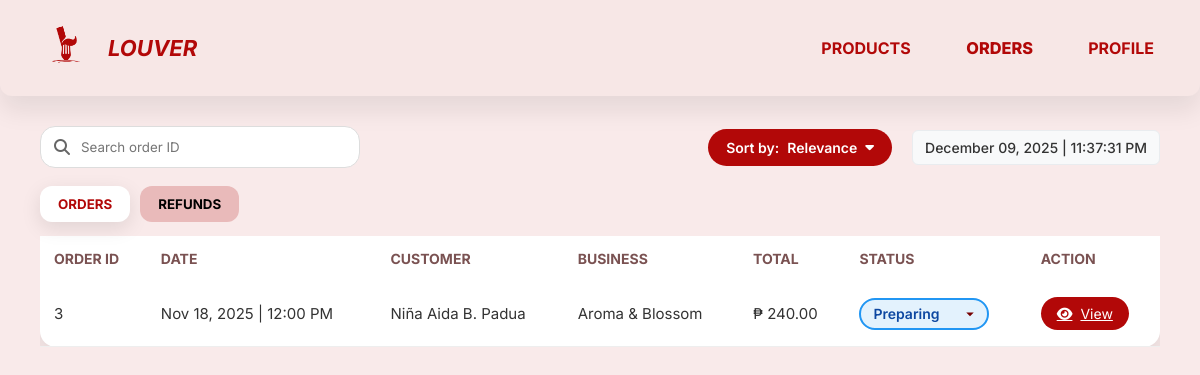
Page /html/business-owner/business-owner-myorders.php (signed in) on the committed database.
### tables this page shows
CREATE TABLE IF NOT EXISTS `orders` (
  `order_id` int NOT NULL AUTO_INCREMENT,
  `customer_id` int NOT NULL,
  `vendor_id` int NOT NULL,
  `total_price` decimal(10,2) NOT NULL,
  `payment_method` enum('COD') DEFAULT 'COD',
  `order_status` enum('Preparing','Ready','Delivered','Rejected') DEFAULT 'Preparing',
  `rejection_reason` varchar(255) DEFAULT NULL,
  `delivery_address` text,
  `customer_note` text,
  `delivery_fee` decimal(10,2) NOT NULL DEFAULT '20.00',
  `created_at` timestamp NULL DEFAULT CURRENT_TIMESTAMP,
  PRIMARY KEY (`order_id`),
  KEY `customer_id` (`customer_id`),
  KEY `vendor_id` (`vendor_id`)
);

CREATE TABLE IF NOT EXISTS `customers` (
  `customer_id` int NOT NULL AUTO_INCREMENT,
  `NAME` varchar(150) NOT NULL,
  `contact_number` varchar(20) NOT NULL,
  `email` varchar(150) NOT NULL,
  `password_hash` varchar(255) NOT NULL,
  `profile_image` varchar(255) DEFAULT 'default.png',
  `created_at` timestamp NULL DEFAULT CURRENT_TIMESTAMP,
  PRIMARY KEY (`customer_id`),
  UNIQUE KEY `email` (`email`)
);

CREATE TABLE IF NOT EXISTS `vendors` (
  `vendor_id` int NOT NULL AUTO_INCREMENT,
  `business_name` varchar(200) NOT NULL,
  `owner_name` varchar(150) DEFAULT NULL,
  `contact_number` varchar(20) NOT NULL,
  `address` varchar(255) NOT NULL,
  `email` varchar(200) DEFAULT NULL,
  `description` text,
  `estimated_time` varchar(50) DEFAULT '10 mins',
  `business_permit` varchar(255) NOT NULL,
  `profile_image` varchar(255) DEFAULT 'default.png',
  `password_hash` varchar(255) DEFAULT NULL,
  `session_status` enum('Online','Offline') DEFAULT 'Offline',
  `created_at` timestamp NULL DEFAULT CURRENT_TIMESTAMP,
  `banner_image` varchar(255) DEFAULT NULL,
  PRIMARY KEY (`vendor_id`),
  UNIQUE KEY `business_name` (`business_name`),
  KEY `session_status` (`session_status`)
);

### html/business-owner/business-owner-myorders.php (the view, shortened to what this page needs)
<?php
$conn = null;
$databaseConnected = isset($conn) && $conn;
$vendor_id = $_SESSION['vendor_id'];
$orders = [];
if ($databaseConnected) {
    $sql = "SELECT o.order_id, o.total_price, o.order_status, o.created_at, o.rejection_reason,
            c.customer_id, c.NAME AS customer_name, c.contact_number, c.email,
            v.business_name
            FROM orders o
            JOIN customers c ON o.customer_id = c.customer_id
            JOIN vendors v ON o.vendor_id = v.vendor_id
            WHERE o.vendor_id = ?
            ORDER BY o.created_at DESC";
    try {
        $stmt = $conn->prepare($sql);
        $stmt->bind_param("i", $vendor_id);
        $stmt->execute();
        $result = $stmt->get_result();
        if ($result) {
            $orders = $result->fetch_all(MYSQLI_ASSOC);
        }
    } catch (Exception $e) {
        error_log("Database error: " . $e->getMessage());
        $orders = [];
        $order_issues = [];
    }
}
?>
<!DOCTYPE html>
<html lang="en">
<head>
<link rel="stylesheet" href="https://cdnjs.cloudflare.com/ajax/libs/font-awesome/6.4.0/css/all.min.css">
<link rel="stylesheet" href="../../css/business-owner/business-owner-style.css">
<link rel="stylesheet" href="../../css/business-owner/business-owner-myorders.css">
</head>
<body>
<div class="navbar">
    <div class="logo">
        <img src="../../assets/pictures/logo.png" alt="Louver Logo" style="height:60px; width:auto;" />
        <span>LOUVER</span>
    </div>
    <div class="navbar-right">
        <nav>
            <a href="business-owner-products.html">PRODUCTS</a>
            <a href="business-owner-myorders.php" class="active">ORDERS</a>
            <a href="business-owner-account.html">PROFILE</a>
        </nav>
    </div>
</div>
<div class="orders-container">
    <div class="orders-top">
      <div class="search-wrapper">
        <i class="fa fa-search"></i>
        <input type="text" id="searchInput" placeholder="Search order ID">
      </div>
      <div class="date-sort">
        <div class="sort-dropdown">
          <button class="sort-btn">Sort by: <span id="sort-value">Relevance</span> <i class="fa fa-caret-down"></i></button>
        </div>
        <p class="date-label" id="liveClock"><?php echo date('F d, Y | h:i:s A'); ?></p>
      </div>
    </div>
    <div class="orders-tabs">
        <button class="tab active" data-tab="orders">ORDERS</button>
        <button class="tab" data-tab="refunds">REFUNDS</button>
    </div>
    <div class="orders-table-wrapper">
      <table class="orders-table" id="ordersTable">
        <thead>
          <tr>
            <th>ORDER ID</th>
            <th>DATE</th>
            <th>CUSTOMER</th>
            <th>BUSINESS</th>
            <th>TOTAL</th>
            <th>STATUS</th>
            <th>ACTION</th>
          </tr>
        </thead>
        <tbody id="ordersTableBody">
          <?php foreach ($orders as $order): ?>
          <?php
          $status_class = strtolower($order['order_status']);
          $date = new DateTime($order['created_at']);
          $formatted_date = $date->format('M d, Y | h:i A');
          ?>
          <tr data-tab="orders" data-order-id="<?php echo $order['order_id']; ?>">
              <td><?php echo htmlspecialchars($order['order_id']); ?></td>
              <td class="date-cell"><?php echo $formatted_date; ?></td>
              <td><?php echo htmlspecialchars($order['customer_name']); ?></td>
              <td><?php echo htmlspecialchars($order['business_name']); ?></td>
              <td>₱ <?php echo number_format($order['total_price'], 2); ?></td>
              <td>
                  <form method="POST" class="status-form" style="display: inline;">
                      <select name="status" class="status-select <?php echo $status_class; ?>" onchange="updateStatusColor(this); this.form.submit();" data-order-id="<?php echo $order['order_id']; ?>">
                          <option value="Preparing" <?php echo $order['order_status'] == 'Preparing' ? 'selected' : ''; ?>>Preparing</option>
                      </select>
                  </form>
              </td>
              <td><a href="?view_order=<?php echo $order['order_id']; ?>" class="view-btn"><i class="fa fa-eye"></i> View</a></td>
          </tr>
          <?php endforeach; ?>
        </tbody>
      </table>
    </div>
</div>
</body>
</html>

### css/business-owner/business-owner-style.css (style rules this page uses)
* { margin: 0; padding: 0; box-sizing: border-box; font-family: "Inter", sans-serif; }
body { background: #f9eaea; }
.navbar { display: flex; justify-content: space-between; align-items: center; padding: 18px 36px; background: #f7e7e6; box-shadow: 0 15px 25px rgba(0, 0, 0, 0.08); border-bottom-left-radius: 12px; border-bottom-right-radius: 12px; gap: 12px; }
.navbar .logo { font-weight: 700; color: #b20808; font-size: 22px; display: flex; align-items: center; gap: 12px; font-family: 'Inter', sans-serif; font-style: italic; }
.navbar-right { display: flex; align-items: center; gap: 34px; }
.navbar-right nav { display: flex; gap: 36px; }
.navbar nav a { text-decoration: none; color: #b20808; font-weight: 700; font-size: 16px; padding: 6px 10px; transition: color 0.18s ease-in-out, font-weight 0.12s ease, transform 0.12s ease; -webkit-font-smoothing: antialiased; display: inline-block; }
.navbar nav a.active { color: #b20808; font-weight: 800; transform: scale(1.02); }
.orders-container { padding: 30px 40px; }
.orders-top { display: flex; justify-content: space-between; align-items: center; margin-bottom: 25px; }
.search-wrapper { position: relative; }
.search-wrapper input { width: 260px; padding: 12px 16px 12px 40px; border-radius: 15px; border: 1px solid #ddd; outline: none; }
.search-wrapper i { position: absolute; top: 50%; left: 14px; transform: translateY(-50%); color: #666; }
.date-sort { display: flex; align-items: center; gap: 20px; }
.date-label { font-weight: 600; color: #b20808; }
.sort-dropdown { position: relative; }
.sort-btn { background: #b20808; border: none; padding: 10px 18px; color: white; border-radius: 25px; font-size: 14px; cursor: pointer; }
.orders-tabs { display: flex; gap: 10px; margin-bottom: 20px; }
.orders-tabs .tab { padding: 10px 18px; border: none; background: #e9baba; border-radius: 12px; cursor: pointer; font-weight: 600; }
.orders-tabs .active { background: #b20808; color: white; }
.orders-table-wrapper { overflow-x: auto; }
.orders-table { width: 100%; background: rgb(239, 239, 239); border-radius: 12px; padding: 20px; border-collapse: collapse; }
.orders-table thead { background: #f5dcdc; }
.orders-table th { padding: 15px; font-size: 14px; color: #444; text-align: left; }
.orders-table td { padding: 18px 15px; border-bottom: 1px solid #eee; font-size: 15px; }
.preparing { background: #d3a33c; }
.view-btn { background: #b20808; color: white; padding: 8px 16px; border: none; border-radius: 20px; cursor: pointer; font-size: 14px; }
.view-btn i { margin-right: 6px; }
.sort-dropdown { position: relative; font-family: 'Inter', sans-serif; }
.sort-btn { background: #9C0E0E; color: white; border: none; padding: 12px 18px; border-radius: 30px; font-size: 15px; cursor: pointer; display: flex; align-items: center; gap: 5px; }

### html/business-owner/business-owner-myorders.php (style rules this page uses)
.status-select { padding: 6px 30px 6px 12px; border-radius: 20px; border: 2px solid #ddd; font-size: 14px; font-weight: 600; cursor: pointer; min-width: 130px; outline: none; transition: all 0.3s ease; background-color: white; color: #333; position: relative; appearance: none; background-repeat: no-repeat; background-position: right 8px center; background-size: 18px; }
.status-select.preparing { border-color: #2196F3; background-color: #E3F2FD; color: #0D47A1; }
.sort-dropdown { position: relative; z-index: 1000; }
.sort-btn { min-width: 180px; justify-content: space-between; }
.orders-table-wrapper table { width: 100%; border-collapse: collapse; }
#ordersTable { display: table; }
.date-label { font-weight: 500; font-size: 14px; color: #333; background-color: #f8f9fa; padding: 8px 12px; border-radius: 6px; border: 1px solid #e9ecef; min-width: 200px; text-align: center; }

### rows in the picture
orders: order_id "3", created_at "Nov 18, 2025 | 12:00 PM", customer.NAME "Niña Aida B. Padua", vendor.business_name "Aroma & Blossom", total_price "240.00", status "Preparing"
